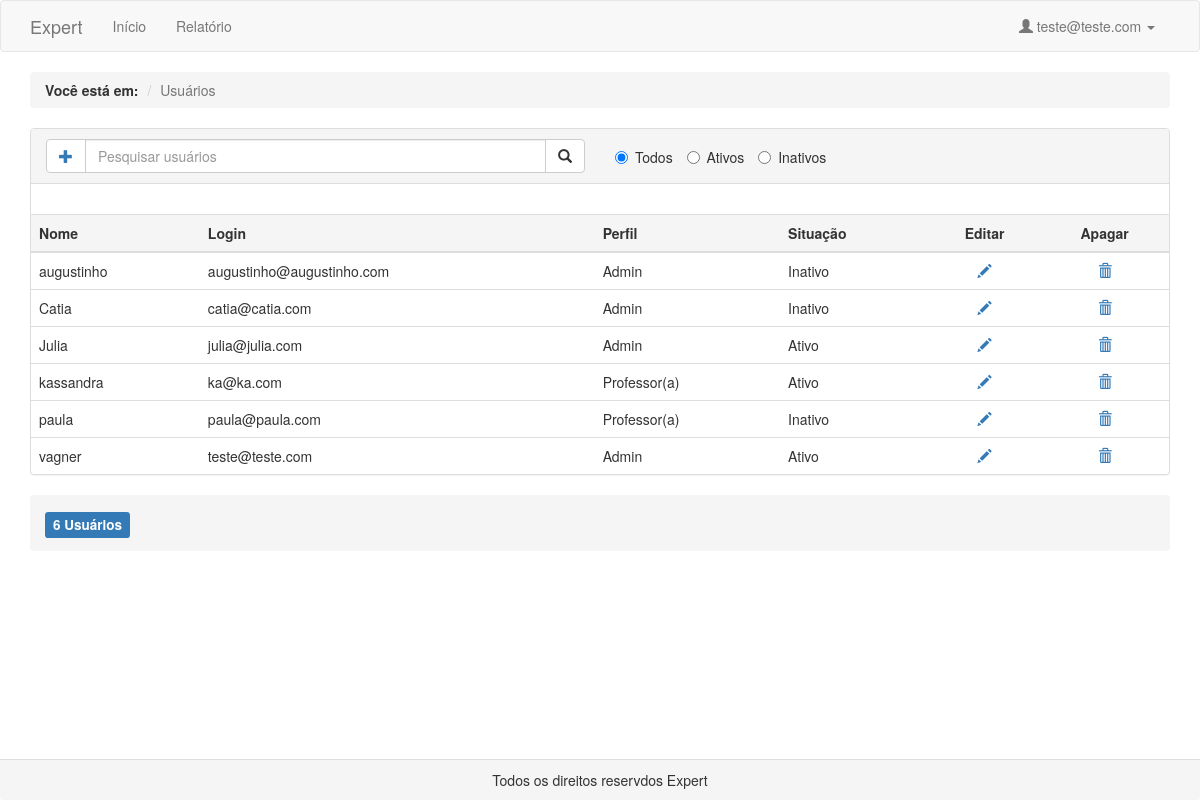
Screenshot of /pages/usuarios_home.php (signed in) with the database file from the repository.
### tables this page shows
CREATE TABLE `usuarios` (
  `cod_usuario` int(11) NOT NULL,
  `nome` varchar(100) NOT NULL,
  `login` varchar(100) DEFAULT NULL,
  `senha` varchar(32) DEFAULT NULL,
  `perfil` varchar(20) DEFAULT NULL,
  `situacao` varchar(15) DEFAULT NULL
);

### pages/usuarios_home.php (the view, shortened to what this page needs)
<?php
	$optradio = 'Todos';
	@$pesquisar = $_POST['pesquisar'];
	@$situacao = $_POST['optradio'];
	if( $situacao == NULL){
		$sql = "SELECT * from usuarios WHERE nome LIKE  '%$pesquisar%' order by nome LIMIT 100";
	}elseif($situacao == 'Todos'){
		$sql = "SELECT * from usuarios WHERE nome LIKE  '%$pesquisar%' order by nome LIMIT 100";
	}else{
		$sql = "SELECT * from usuarios WHERE nome LIKE  '%$pesquisar%' AND situacao = '$situacao' order by nome LIMIT 100";
	}
	$objDb = new db();
	$link = $objDb->conecta_mysqli();
	$resultado_id = mysqli_query($link, $sql);
	$users = "SELECT count(*)as total from usuarios WHERE situacao = '$situacao'";
	if ($situacao == NULL) {
		$users = "SELECT count(*)as total from usuarios";
	}
	$resul = mysqli_query($link, $users);
	$value = mysqli_fetch_assoc($resul);
	$ativos = $value['total'];
 ?>
<!DOCTYPE html>
<html>
	<head>
		<link rel="stylesheet" type="text/css" href="../bootstrap/css/bootstrap.min.css" ></link>
	</head>
<body>
	<nav class="navbar navbar-default">
		<div class="container">
			<div class="navbar-header">
				<a class="navbar-brand" href="#">
					<span title="Logo Expert">
						<div id="logoSVG">Expert</div>
					</span>
				</a>
		  	</div>
		  	<div class="collapse navbar-collapse" id="bs-example-navbar-collapse-1">
				<ul class="nav navbar-nav">
					<li><a href="home.php">Início <span class="sr-only">(current)</span></a></li>
					<li><a href="#">Relatório</a></li>
				</ul>
				<ul class="nav navbar-nav navbar-right">
					<li class="dropdown">
						<a href="#" class="dropdown-toggle" data-toggle="dropdown" role="button" aria-haspopup="true" aria-expanded="false">
							<span class="glyphicon glyphicon-user"></span>
						  	<?php
							  echo $_SESSION['login']
						  	?> <span class="caret"></span></a>
				  	</li>
				</ul>
		  	</div>
		</div>
	</nav>
	<div class="container">
		<ol class="breadcrumb alert-default">
			<li><strong>Você está em:</a></strong></li>
			<li class="active">Usuários</li>
		</ol>
		<div class="panel panel-default">
			<div class="panel-heading">
				<div class="row">
					<form name="frmPesquisar" method="POST" id="pesquisar">
						<div class="col-sm-6">
							<div class="input-group">
						    	<span class="input-group-btn">
						        	<span class="btn btn-default" type="button" data-toggle="tooltip" data-placement="bottom" title="Cadastrar Novo usuário">
						        		<a href="../pages/usuarios_cadastrar.php">
											<span class="glyphicon glyphicon-plus"></span>
										</a>
						        	</span>
						    	</span>
						     	<input class="form-control" name="pesquisar" type="text" id="busca" placeholder="Pesquisar usuários">
						      	<span class="input-group-btn">
						        	<button id="btnPesquisar" type="submit" class="btn btn-default">
						    			<span class="glyphicon glyphicon-search"  data-toggle="tooltip" data-placement="bottom"  title="Pesquisar usuários"></span>
						    		</button>
						      	</span>
						    </div>
						</div>
						<div style="padding-top: 6px;" class="col-sm-6">
						    <label class="radio-inline">
						    	<input type="radio" name="optradio" value="Todos" <?php echo ($optradio == "Todos") ? "checked" : null; ?>><span  data-toggle="tooltip" data-placement="bottom" title="todos usuários">Todos</span>
						    </label>
						    <label class="radio-inline">
						    	<input type="radio" name="optradio" value="Ativo" <?php echo ($optradio == "Ativos") ? "checked" : null; ?>><span  data-toggle="tooltip" data-placement="bottom" title="Usuários Ativos">Ativos</span>
						    </label>
						    <label class="radio-inline">
						    	<input type="radio" name="optradio" value="Inativo" <?php echo ($optradio == "Inativos") ? "checked" : null; ?>><span  data-toggle="tooltip" data-placement="bottom" title="Usuários Inativos">Inativos</span>
						    </label>
						</div>
					</form>
				</div>
			</div>
			<div class="panel-body">
			</div>
			<table class="table table-hover table-responsive">
				<thead>
					<tr class="active">
						<th>Nome</th>
						<th>Login</th>
						<th>Perfil</th>
						<th>Situação</th>
						<th style="text-align: center;">Editar</th>
						<th style="text-align: center;">Apagar</th>
					</tr>
				</thead>
				<?php while ($dado = $resultado_id->fetch_array()) {?>
					<tr>
						<td><?php echo $dado["nome"]; ?></td>
						<td><?php echo $dado["login"]; ?></td>
						<td><?php echo $dado["perfil"]; ?></td>
						<td><?php echo $dado["situacao"]; ?></td>
						<th style="text-align: center;">
							<a href="../pages/usuarios_alterar.php?cod=<?php echo $dado["cod_usuario"]; ?>">
								<span data-toggle="tooltip" data-placement="bottom" title="Alterar este usuário" class="glyphicon glyphicon-pencil"></span>
							</a>
					  	<th style="text-align: center;">
							<a href="javascript:
								if(confirm('Tem certeza que deseja excluir o registro <?php echo $dado["login"]; ?>'))
									{ location.href='../pages/usuarios_excluir.php?cod=<?php echo $dado["cod_usuario"]; ?>'}">
								<span class="glyphicon glyphicon-trash" data-toggle="tooltip" data-placement="bottom" title="Excluir este usuário"></span>
							</a>
					</tr>
				<?php } ?>
			</table>
		</div>
	</div>
	<div class="container">
		<div class="breadcrumb">
			<h4>
				<span class="label label-primary">
					<?php echo $ativos; ?> Usuários
				</span>
			</h4>
		</div>
	</div>
	<div class="panel-footer" id="rodape" style="bottom: 0px; position: fixed; width: 100%;	text-align: center;">
		Todos os direitos reservdos Expert
	</div>
</body>
</html>

### rows the page displays
usuarios: nome "augustinho", login "augustinho@augustinho.com", perfil "Admin", situacao "Inativo"
usuarios: nome "Catia", login "catia@catia.com", perfil "Admin", situacao "Inativo"
usuarios: nome "Julia", login "julia@julia.com", perfil "Admin", situacao "Ativo"
usuarios: nome "kassandra", login "ka@ka.com", perfil "Professor(a)", situacao "Ativo"
usuarios: nome "paula", login "paula@paula.com", perfil "Professor(a)", situacao "Inativo"
usuarios: nome "vagner", login "teste@teste.com", perfil "Admin", situacao "Ativo"

### other values shown
$_SESSION['login'] "teste@teste.com"
$ativos "6"
